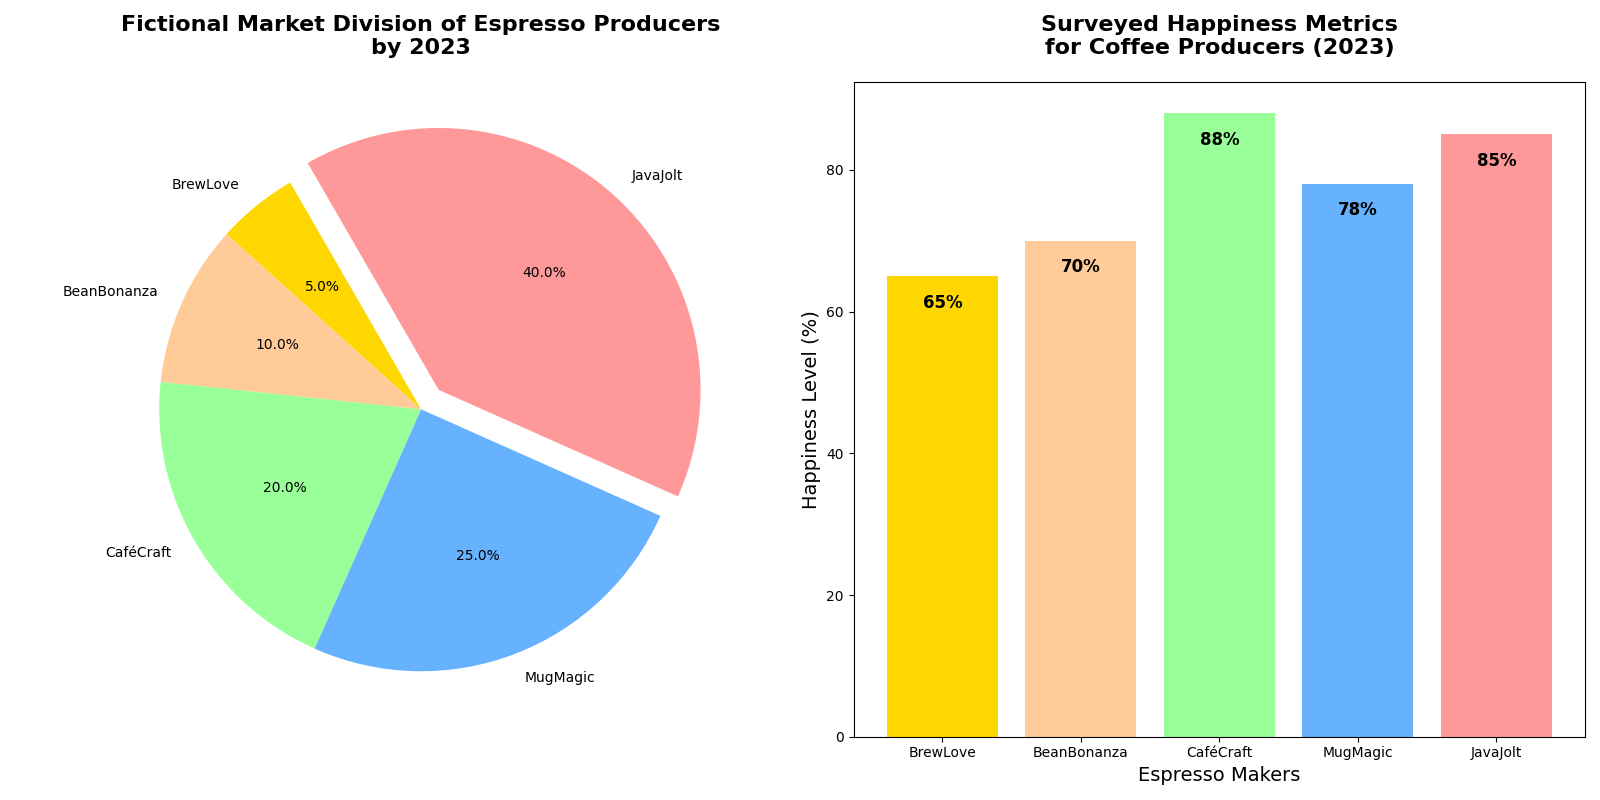

Here is the Python script that generated this plot:
import matplotlib.pyplot as plt
import numpy as np

coffee_brands_varied = ['BrewLove', 'BeanBonanza', 'CaféCraft', 'MugMagic', 'JavaJolt']
customer_satisfaction = [65, 70, 88, 78, 85]
colors = ['#FFD700', '#FFCC99', '#99FF99', '#66B2FF', '#FF9999']

fig, axs = plt.subplots(1, 2, figsize=(16, 8))

axs[0].pie(
    [5, 10, 20, 25, 40], 
    explode=[0, 0, 0, 0, 0.1], 
    labels=coffee_brands_varied, 
    autopct='%1.1f%%', 
    startangle=120, 
    colors=colors, 
    wedgeprops={'edgecolor': 'none'},
    shadow=False
)

axs[0].set_title('Fictional Market Division of Espresso Producers\nby 2023', fontsize=16, fontweight='bold', pad=20)

axs[1].bar(coffee_brands_varied, customer_satisfaction, color=colors, edgecolor='none')

for bar in axs[1].patches:
    height = bar.get_height()
    axs[1].text(bar.get_x() + bar.get_width() / 2, height - 5, f'{height}%', 
                ha='center', va='bottom', fontsize=12, fontweight='bold')

axs[1].set_title('Surveyed Happiness Metrics\nfor Coffee Producers (2023)', fontsize=16, fontweight='bold', pad=20)
axs[1].set_xlabel('Espresso Makers', fontsize=14)
axs[1].set_ylabel('Happiness Level (%)', fontsize=14)

plt.tight_layout()

plt.show()
